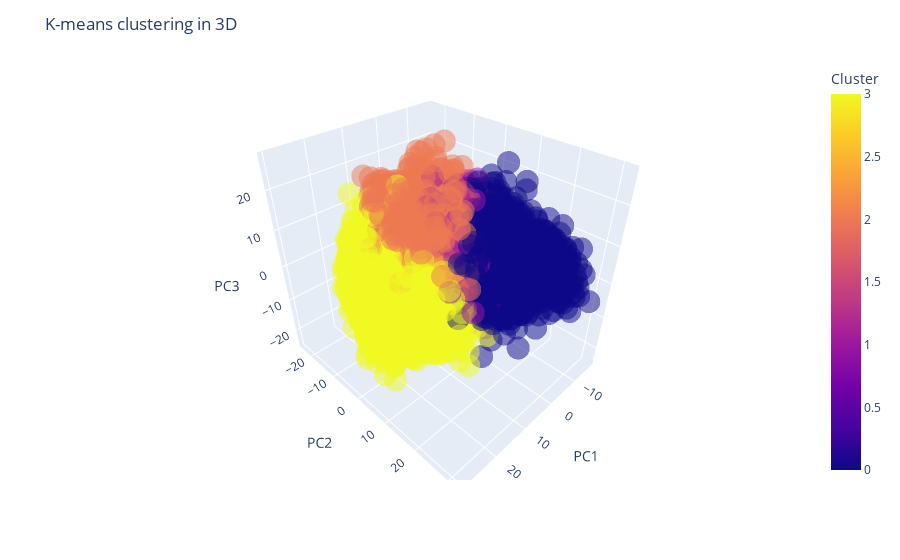

Notebook source saved alongside this figure:
### Code cell
import plotly.express as px
from sklearn.decomposition import PCA
# Use PCA to reduce to 3 dimensions
pca = PCA(n_components=3)
pca_features = pca.fit_transform(df.values)
pca_df = pd.DataFrame(
    data=pca_features, 
    columns=['PC1', 'PC2', 'PC3'])

# Add cluster labels to PCA dataframe
pca_df['Cluster'] = kmeans._labels
pca_df['Cell Type'] = cell_types
# Create 3D scatter plot
fig = px.scatter_3d(pca_df, x='PC1', y='PC2', z='PC3', color='Cluster', opacity=0.5, hover_data=['Cluster', 'Cell Type'])

# Set title and axis labels
fig.update_layout(title='K-means clustering in 3D', scene=dict(xaxis_title='PC1', yaxis_title='PC2', zaxis_title='PC3'))

# Show the plot
fig.show()

### Figure 1 — Plotly figure (JSON) as saved in the notebook; plotly's stock layout.template omitted (floating-point values rounded to 4 significant figures; data arrays with more than 128 entries replaced by an {"elided": "..."} marker saying what was removed)
{"data": [{"customdata": {"elided": "9085x2 mixed values"}, "hovertemplate": "PC1=%{x}<br>PC2=%{y}<br>PC3=%{z}<br>Cluster=%{marker.color}<br>Cell Type=%{customdata[1]}<extra></extra>", "legendgroup": "", "marker": {"color": {"elided": "9085 int values"}, "coloraxis": "coloraxis", "opacity": 0.5, "symbol": "circle"}, "mode": "markers", "name": "", "scene": "scene", "showlegend": false, "type": "scatter3d", "x": {"elided": "9085 float values"}, "y": {"elided": "9085 float values"}, "z": {"elided": "9085 float values"}}], "layout": {"coloraxis": {"colorbar": {"title": {"text": "Cluster"}}, "colorscale": [[0, "#0d0887"], [0.1111, "#46039f"], [0.2222, "#7201a8"], [0.3333, "#9c179e"], [0.4444, "#bd3786"], [0.5556, "#d8576b"], [0.6667, "#ed7953"], [0.7778, "#fb9f3a"], [0.8889, "#fdca26"], [1, "#f0f921"]]}, "legend": {"tracegroupgap": 0}, "margin": {"t": 60}, "scene": {"domain": {"x": [0, 1], "y": [0, 1]}, "xaxis": {"title": {"text": "PC1"}}, "yaxis": {"title": {"text": "PC2"}}, "zaxis": {"title": {"text": "PC3"}}}, "title": {"text": "K-means clustering in 3D"}}}
